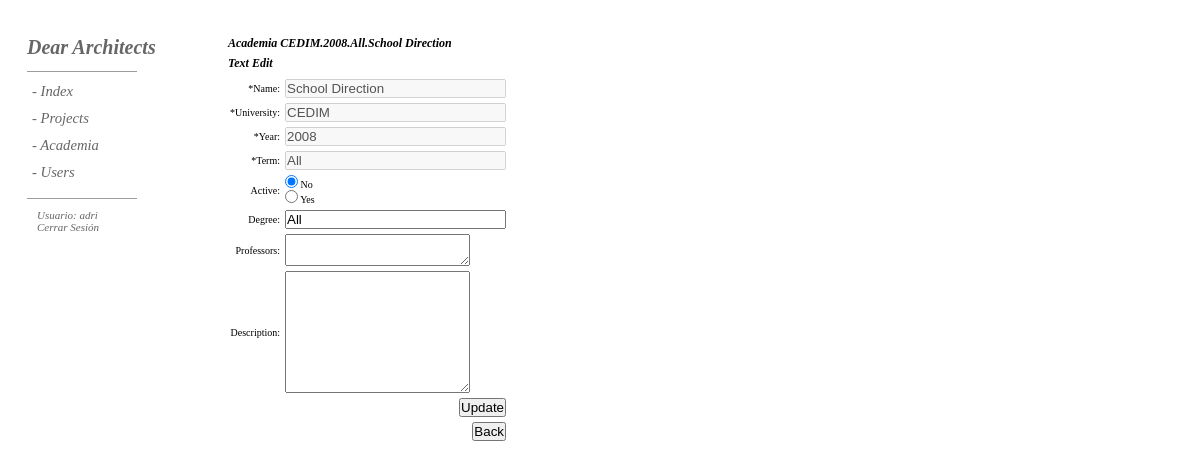
Screenshot of /admin/atextedit.php?Academia=CEDIM.2008.All.School Direction (signed in) with the database file from the repository.
### tables this page shows
CREATE TABLE IF NOT EXISTS `academia` (
  `ID` int(5) NOT NULL AUTO_INCREMENT,
  `identif` varchar(100) NOT NULL,
  `active` int(1) NOT NULL,
  `Academia` varchar(300) NOT NULL,
  `years` int(4) NOT NULL,
  `University` varchar(200) NOT NULL,
  `Term` varchar(100) NOT NULL,
  `Degree` varchar(100) DEFAULT NULL,
  `Professors` varchar(200) DEFAULT NULL,
  `Description` varchar(500) DEFAULT NULL,
  PRIMARY KEY (`ID`)
);

### public_html/admin/atextedit.php (the view, shortened to what this page needs)
<?php
if (!function_exists("GetSQLValueString")) {
    function GetSQLValueString($theValue, $theType, $theDefinedValue = "", $theNotDefinedValue = "")
    {
      $theValue = get_magic_quotes_gpc() ? stripslashes($theValue) : $theValue;
      $theValue = function_exists("mysql_real_escape_string") ? mysql_real_escape_string($theValue) : mysql_escape_string($theValue);
      switch ($theType) {
        case "text":
          $theValue = ($theValue != "") ? "'" . $theValue . "'" : "NULL";
          break;
      }
      return $theValue;
    }
}
if(isset($_COOKIE['ID_my_site']))
{
    $username = $_COOKIE['ID_my_site'];
}
else
{
header("Location: index.php");
}
$a = "-1";
if (isset($_GET['Academia'])) {
  $a = $_GET['Academia'];
}
$query_Academia =  sprintf("SELECT * FROM academia where identif=%s",GetSQLValueString( $a, "text"));
$academia = mysql_query($query_Academia, $Base) or die(mysql_error());
$row_academia = mysql_fetch_assoc($academia);
?>
<!DOCTYPE HTML PUBLIC "-//W3C//DTD HTML 4.01 Transitional//EN"
"http://www.w3.org/TR/1999/REC-html401-19991224">
<html>
<head>
<link rel="stylesheet" href="CSS/estilos.css" type="text/css" />
<link rel="stylesheet" href="CSS/CSS.css" type="text/css" />
</head>
<body>
<div id="wrapper">
    <div id="leftcolumn">
        <div id="general">
        <p><?php echo "Usuario: ".$username;?></p>
        <p><a href="logout.php">Cerrar Sesi&oacute;n</a></p>
        </div>
    </div>
    <div id="rightcolumn">
        <p class="titulos">Academia <?php echo $a?></p>
        <p class="titulos">Text Edit</p>
        <table border="0" cellpadding="0" cellspacing="1"  class="addproject" id="datos">
            <form action="<?php echo $editFormAction; ?>" method="post" name="form1" id="form1" onSubmit="displayLoading();">
            <tr>
                <td>
                    *Name:
                </td>
                <td class="alignleft">
                    <input type="text" name="Academia" value="<?php echo $row_academia['Academia']?>" size="25"  disabled="disabled"/>
                </td>
            </tr>
            <tr>
                <td>
                    *University:
                </td>
                <td class="alignleft">
                    <input type="text" name="Univeristy"  value="<?php echo $row_academia['University']; ?>" size="25"  disabled="disabled"/>
                </td>
            </tr>
            <tr>
                <td>
                    *Year:
                </td>
                <td class="alignleft">
                    <input type="text" name="years"  value="<?php echo $row_academia['years']; ?>" size="25"  disabled="disabled"/>
                </td>
            </tr>
            <tr>
                <td>
                    *Term:
                </td>
                <td class="alignleft">
                    <input type="text" name="Term" value="<?php echo $row_academia['Term']; ?>" size="25"  disabled="disabled"/>
                </td>
            </tr>
            <tr>
                <td>
                    Active:
                </td>
                <td class="alignleft">
                    <input type="radio" name="active" value="0" <?php if( $row_academia['active']==0){ echo 'checked';}?>/> No<br />
                    <input type="radio" name="active" value="1" <?php if( $row_academia['active']==1){ echo 'checked';}?>> Yes
                </td>
            </tr>
            <tr>
                <td>
                    Degree:
                </td>
                <td class="alignleft">
                    <input type="text" name="Degree" value="<?php echo $row_academia['Degree']; ?>" size="25"/>
                </td>
            </tr>
            <tr>
                <td>
                    Professors:
                </td>
                <td class="alignleft">
                    <textarea name="Professors" cols="21" rows="2"><?php echo $row_academia['Professors']; ?></textarea>
                </td>
            </tr>
            <tr>
                <td>
                    Description:
                </td>
                <td class="alignleft">
                    <textarea name="Description"  cols="21" rows="8"><?php echo $row_academia['Description']; ?></textarea>
                </td>
            </tr>
            <tr>
                <td colspan="4"><input type="submit" name="submit" value="Update"/></td>
            </tr>
            <tr>
                <td colspan="4"><input type="button" name="btnCancel"  value="Back" onclick="window.location = 'adminacademia.php'"/></td>
            </tr>
            </form>
        </table>
    </div>
</div>
</body>
</html>

### public_html/admin/CSS/estilos.css (style rules this page uses)
#general { position: relative; top:40px; }
#general p { font-family: "Georgia"; font-size: 11px; color: #666; font-style: italic; padding-left: 10px; }
#general p a { color: #666; text-decoration: none; }
.titulos { font-family: "Georgia"; font-weight:bold !important; font-style: italic; font-size: 12px; padding-bottom: 5px; padding-left: 1px; }
.addproject { font-family: "Georgia"; font-size: 10px; text-align: right; }
.addproject td { padding: 2px; }
.alignleft { text-align: left; }

### public_html/admin/CSS/CSS.css (style rules this page uses)
* { padding:0; margin:0 }
body { font:12px; font-family: "Georgia"; }
#wrapper { padding-top:36px; padding-left: 27px; }
#leftcolumn { float:left; width:200px; }
#rightcolumn { float:left; font-family: "Georgia"; font-size: 11pt; }
#leftcolumn #DA { font-family: "Georgia"; font-weight:bold !important; font-style: italic; font-size: 20px; }
#DA a , #DA a:hover { text-decoration: none; color:#666; }
#linea1 { border-top:1px #9C9C9C solid; width:110px; position: relative; top:12px; height: 0px; font-size: 0px; }
#linea2 { border-top:1px #9C9C9C solid; width:110px; position: relative; top:30px; height: 0px; font-size: 0px; }
.dropdown { display:block; position:relative; top:18px; font-family: "Georgia"; font-size: 11pt; font-weight: normal; font-style: italic; }
.dropdown dt { width:110px; padding:5px; padding-bottom: 5px !important; cursor:pointer; color:#666; }
.dropdown .upperdd { border-bottom:none }
.dropdown a, .dropdown a:active, .dropdown a:visited { display:block; font-family: "Georgia"; font-size: 11pt; font-weight: normal; font-style: italic; color:#666; text-decoration:none; background:white; }

### rows the page displays
academia: Academia "School Direction", Univeristy "CEDIM", years "2008", Term "All", active "☑", Degree "All"

### other values shown
$username "adri"
$a "CEDIM.2008.All.School Direction"
